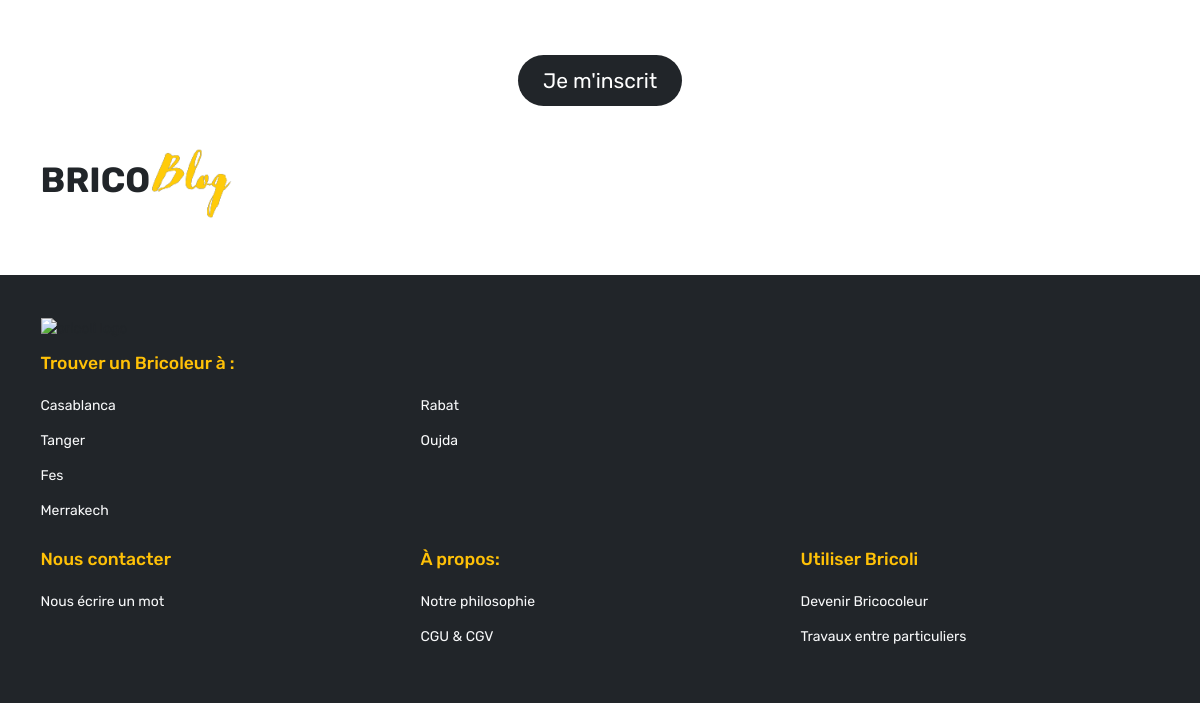
The app's page / (lower part), older data.
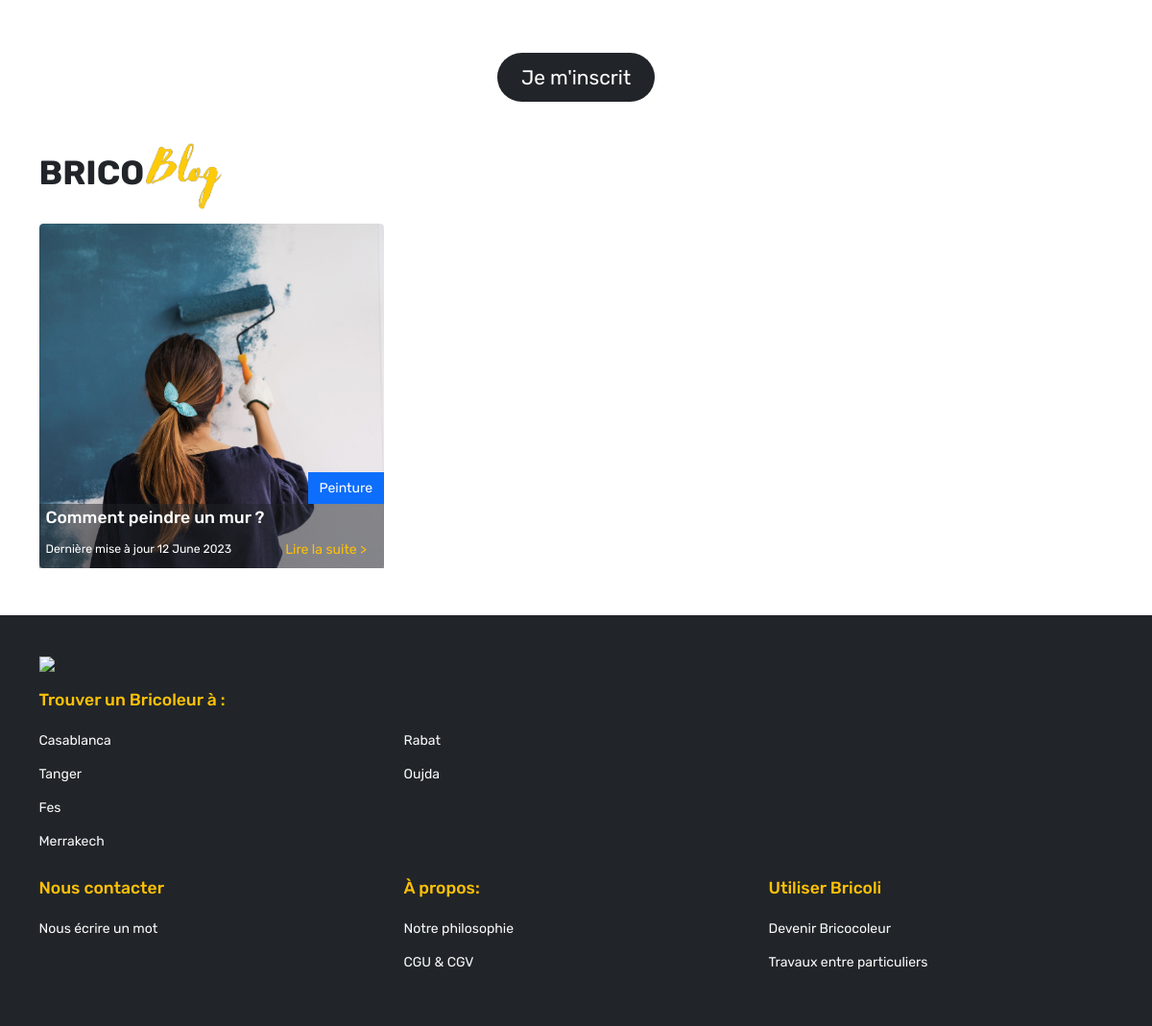
The same page, newer data.
### tables this page shows
CREATE TABLE IF NOT EXISTS `article` (
  `id_Article` int NOT NULL AUTO_INCREMENT,
  `titre_article` varchar(120) DEFAULT NULL,
  `corp_article` varchar(8000) DEFAULT NULL,
  `categorie_acticle` varchar(50) DEFAULT NULL,
  `img_url` varchar(255) NOT NULL,
  `date_publication` date DEFAULT NULL,
  `ecrivain_nom` varchar(50) DEFAULT NULL,
  `id_admin` int NOT NULL,
  PRIMARY KEY (`id_Article`),
  KEY `id_admin` (`id_admin`)
);

### index.php (the view, shortened to what this page needs)
<?php
    include("./db_connection.php");
?>
<!doctype html>
<html lang="en">
  <head>
    <link rel="stylesheet" href="./styles/style.css">
    <link href="https://cdn.jsdelivr.net/npm/bootstrap@5.3.0-alpha3/dist/css/bootstrap.min.css" rel="stylesheet">
 </head>
  <body>
    <main>
        <section class="container-fluid" id="bricoProcedure">
            <div class="container d-flex flex-column align-items-center">
                <div class="row row-cols-1 row-cols-lg-3 my-5">
                </div>
                <a href="./bricoleur/signup.php" class="btn btn-dark rounded-pill">Je m'inscrit</a>
            </div>
        </section>
        <section class="container my-5" id="blogGallery">
            <div class="d-flex justify-content-between align-items-center mb-3">
                <div class="image-heading">
                    <h2 class="fs-1 fw-bold">BRICO</h2>
                    <img src="./images/blog/blog.png" alt="Description of the image" width="100" height="" class="svg-image">
                </div>
            </div>
            <div class="row row-cols-1 row-cols-lg-3 text-center">
            <?php
                $stmt = $db_connection->prepare("SELECT * FROM article");
                $stmt->execute();
                $articles = $stmt->fetchAll(PDO::FETCH_ASSOC);
                foreach ($articles as $article) {
                    $category = $article['categorie_acticle'];
                    $title = $article['titre_article'];
                    $updatedAt = date("d F Y", strtotime($article['date_publication']));
                    $articleId = $article['id_Article'];
                    $buttonColors = array(
                        "Peinture" => "btn-primary",
                        "Plomberie" => "btn-secondary",
                        "Electricité" => "btn-danger",
                        "Carrelage" => "btn-success",
                        "Electroménager" => "btn-warning",
                        "Montage de meubles" => "btn-dark"
                    );
                    $buttonColor = isset($buttonColors[$category]) ? $buttonColors[$category] : "btn-primary";
                    echo '<div class="col mb-2">';
                    echo '        <div class="card border-0 text-white rounded h-100">';
                    echo '            <img class="card-img img-fluid h-100" src="./images/peinture.jpg" alt="Article image">';
                    echo '            <div class="card-img-overlay d-flex flex-column justify-content-end align-items-end p-0">';
                    echo '                <div class="text-end w-100">';
                    echo '                    <span class="btn ' . $buttonColor . ' rounded-0">' . $category . '</span>';
                    echo '                </div>';
                    echo '                <div class="text-start w-100 px-2 py-1 bg-dark" style="--bs-bg-opacity: .5;">';
                    echo '                    <h5 class="card-title">' . $title . '</h5>';
                    echo '                    <div class="d-flex justify-content-between align-items-center">';
                    echo '                        <small class="text-white p-0">Dernière mise à jour ' . $updatedAt . '</small>';
                    echo '                        <a href="articles?id=' . $articleId . '&title=' . urlencode($title) . '" class="btn text-warning border-0" >Lire la suite ></a>';
                    echo '                    </div>';
                    echo '                </div>';
                    echo '            </div>';
                    echo '        </div>';
                    echo '</div>';
                }
            ?>
            </div>
        </section>
    </main>
    <?php include_once './components/footer.php' ?>
  </body>
</html>

### components/footer.php
<?php
    echo '
    <footer class="container-fluid bg-dark py-5">
        <div class="container">
                <a class="navbar-brand" href="./index.php">
                    <img src="./logo/BRICO-WHITE" alt="bricoli logo" srcset="bricoli logo" width="200">
                </a>
            <h5 class="text-warning py-3">Trouver un Bricoleur à :</h5>
                <div class="row row-cols-lg-3">
                    <div class="col">
                        <p class="text-light">Casablanca</p>
                        <p class="text-light">Tanger</p>
                        <p class="text-light">Fes</p>
                        <p class="text-light">Merrakech</p>
                    </div>
                    <div class="col">
                        <p class="text-light">Rabat</p>
                        <p class="text-light">Oujda</p>
                    </div>
                </div>
                <div class="row row-cols-lg-3">
                    <div class="col">
                        <h5 class="text-warning py-3">Nous contacter</h5>
                        <p class="text-light">Nous écrire un mot</p>
                    </div>
                    <div class="col">
                        <h5 class="text-warning py-3">À propos:</h5>
                        <p class="text-light">Notre philosophie</p>
                        <p class="text-light">CGU & CGV</p>
                    </div>
                    <div class="col">
                        <h5 class="text-warning py-3">Utiliser Bricoli</h5>
                        <p class="text-light">Devenir Bricocoleur</p>
                        <p class="text-light">Travaux entre particuliers</p>
                    </div>
                </div>
        </div>
    </footer>
    ';
?>

### styles/style.css (style rules this page uses)
* { box-sizing: border-box; font-family: 'Rubik', sans-serif; font-size: 14px; }
h2 { font-size: 2.5rem; font-weight: 300; }
.image-heading { display: flex; align-items: center; }
.svg-image { margin-left: -10px; }
#bricoProcedure a { border: none; border-radius: 25px; padding: 5px 25px; font-size: 1.5rem; font-weight: 400; cursor: pointer; transition: all 0.3s ease-in-out; }
#bricoProcedure a { border: none; padding: 10px 25px; font-size: 1.5rem; font-weight: 400; cursor: pointer; transition: all 0.3s e ase-in-out; }

Row changes from the older to the newer data that the page shows:
added article: categorie_acticle "Peinture", titre_article "Comment peindre un mur ?", date_publication "12 June 2023"
